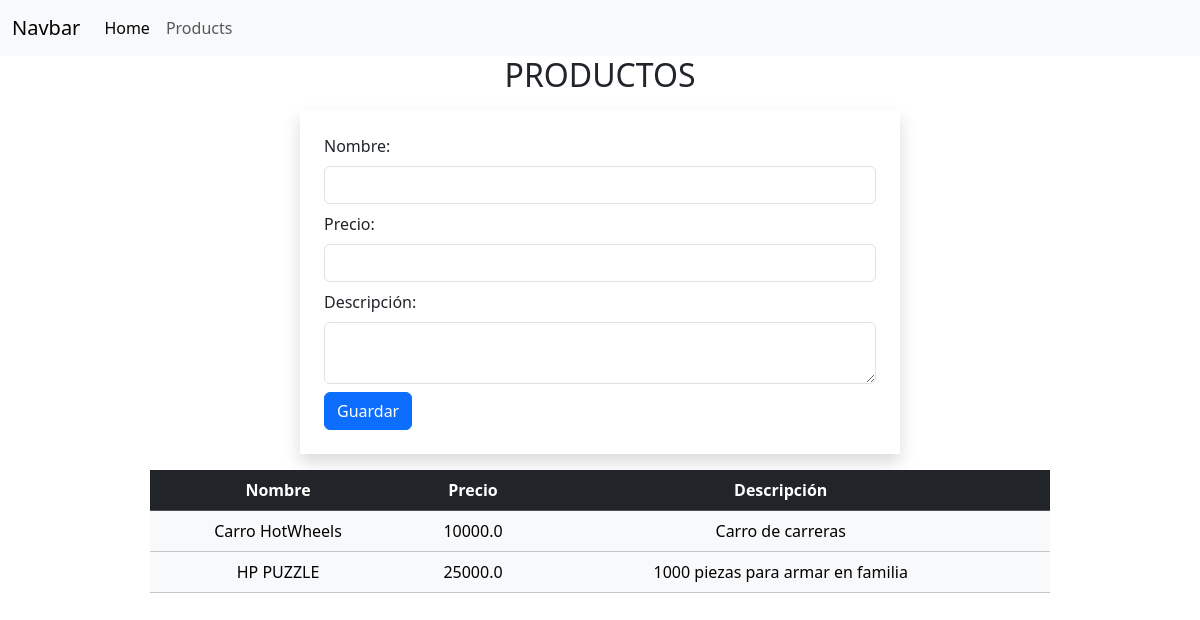
Before: /productos with the older database file.
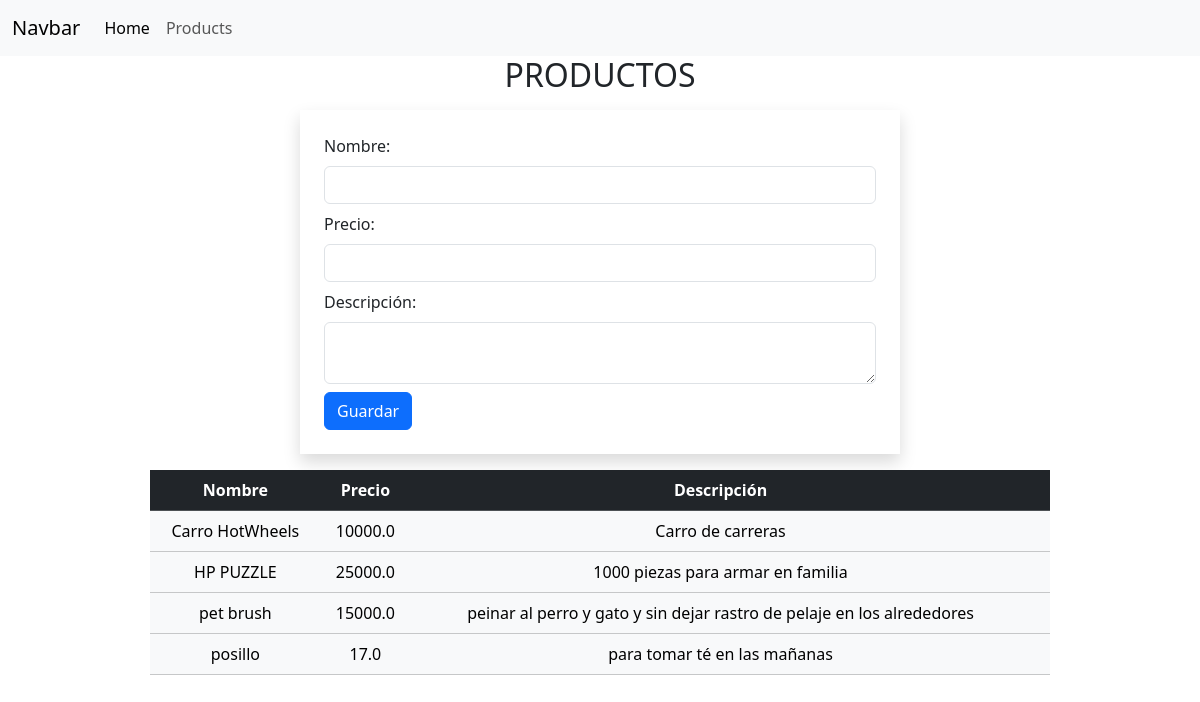
After: the same page with the newer database file.
### tienda/models.py (models this page shows)
class Productos(models.Model):
    nombre= models.CharField(max_length=30)
    precio=models.FloatField()
    description=models.CharField(max_length=200)

### tienda/views.py (the view)
# urls.py: path('productos', views.consulproducts, name="consultar"),
def consulproducts(request):
    productos= Productos.objects.all()
    return render(request, "productos.html", {
        'productos': productos
    })

### tienda/templates/productos.html (shortened to what this page needs)
{%  extends 'plantilla.html'%}
{% block content %}
    <h2 class="text-center">PRODUCTOS</h2>
    <form class="w-50 shadow mx-auto p-4 m-3" method="post" action="productos/guardar">
        Nombre: <input type="text" name="nombre" class="form-control my-2" required/>
        Precio: <input type="number" name="precio" class="form-control my-2" required />
        Descripción:
        <textarea class="form-control my-2" name="description">
        </textarea>
        <input type="submit" value="Guardar" class="btn btn-primary"/>
    </form>
    <table class="table table-light w-75 mx-auto text-center">
        <tr class= "table-dark">
            <th>Nombre</th>
            <th>Precio</th>
            <th>Descripción</th>
            <th></th>
        </tr>
        {% for producto in productos%}
            <tr>
                  <td>{{producto.nombre}}</td>
                  <td>{{producto.precio}}</td>
                  <td>{{producto.description}}</td>
                  <td></td>
            </tr>
    {% endfor %}
    </table>
{%endblock%}

### tienda/templates/plantilla.html (shortened to what this page needs)
<!DOCTYPE html>
<html lang="en">
<head>
    <link rel="stylesheet" href="https://cdn.jsdelivr.net/npm/bootstrap@5.3.2/dist/css/bootstrap.min.css">
    <link rel="stylesheet" href="https://cdn.jsdelivr.net/npm/bootstrap@5.3.2/dist/js/bootstrap.min.js">
    <link rel="stylesheet" href="<link rel="stylesheet" href="https://cdnjs.cloudflare.com/ajax/libs/font-awesome/6.5.1/css/all.min.css" />
</head>
<body>
    <nav class="navbar navbar-expand-lg bg-body-tertiary">
        <div class="container-fluid">
          <a class="navbar-brand" href="#">Navbar</a>
          <div class="collapse navbar-collapse" id="navbarNav">
            <ul class="navbar-nav">
              <li class="nav-item">
                <a class="nav-link active" aria-current="page" href="{% url 'inicio' %}">Home</a>
              </li>
              <li class="nav-item">
                <a class="nav-link" href="{% url 'consultar' %}">Products</a>
              </li>
            </ul>
          </div>
        </div>
      </nav>
      {% block content %}
      {%endblock%}
</body>
</html>

Changed rows visible on the page:
added Productos: nombre "pet brush", precio "15000.0", description "peinar al perro y gato y sin dejar rastro de pelaje en los alrededores"
added Productos: nombre "posillo", precio "17.0", description "para tomar té en las mañanas"
